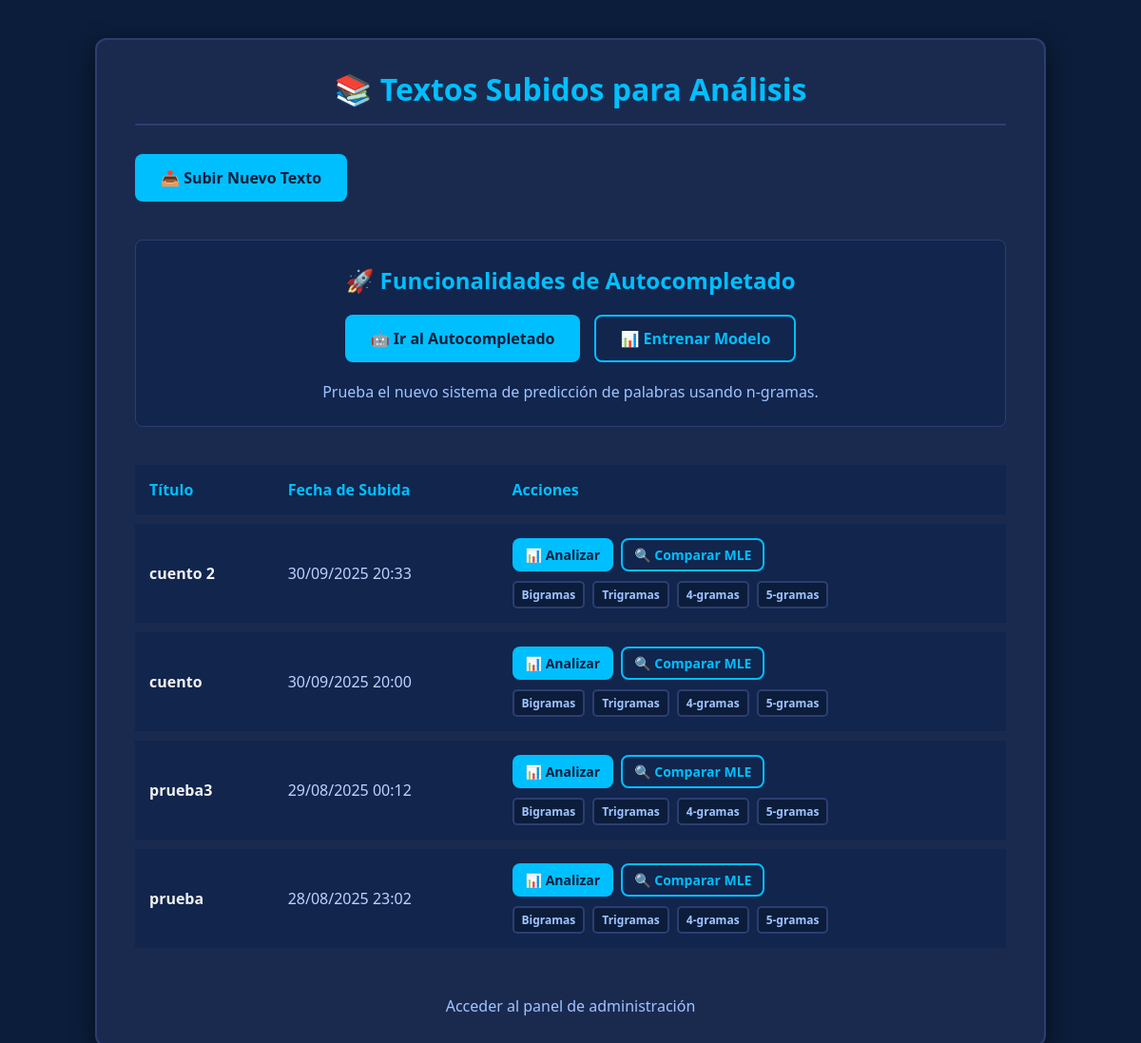
The page / on the database its author committed.
### analisis/models.py (models this page shows, shortened)
class TextoAnalizado(models.Model):
    titulo = models.CharField(max_length=200)
    archivo = models.FileField(upload_to='textos/')
    fecha_subida = models.DateTimeField(auto_now_add=True)

### analisis/views.py (the view)
# urls.py: path('', views.lista_textos, name='lista_textos'),
def lista_textos(request):
    textos = TextoAnalizado.objects.all().order_by('-fecha_subida')
    return render(request, 'lista.html', {'textos': textos})

### analisis/Templates/lista.html (shortened to what this page needs)
<!DOCTYPE html>
<html lang="es">
<head>
</head>
<body>
    <div class="container">
        <h1>📚 Textos Subidos para Análisis</h1>
        <a href="{% url 'subir_texto' %}" class="btn btn-primary">📤 Subir Nuevo Texto</a>
        <div class="feature-container">
            <h2>🚀 Funcionalidades de Autocompletado</h2>
            <div class="btn-group">
                <a href="{% url 'autocompletado' %}" class="btn btn-primary">🤖 Ir al Autocompletado</a>
                <a href="{% url 'entrenar_modelo' %}" class="btn btn-secondary">📊 Entrenar Modelo</a>
            </div>
            <p>Prueba el nuevo sistema de predicción de palabras usando n-gramas.</p>
        </div>
        {% if textos %}
        <table>
            <thead>
                <tr>
                    <th>Título</th>
                    <th>Fecha de Subida</th>
                    <th>Acciones</th>
                </tr>
            </thead>
            <tbody>
                {% for texto in textos %}
                <tr>
                    <td><strong>{{ texto.titulo }}</strong></td>
                    <td>{{ texto.fecha_subida|date:"d/m/Y H:i" }}</td>
                    <td>
                        <div class="action-cell">
                            <div class="action-group">
                                <a href="{% url 'analizar_texto' texto.id %}" class="btn btn-primary btn-small">📊 Analizar</a>
                                <a href="{% url 'comparar_probabilidades' texto.id %}" class="btn btn-secondary btn-small">🔍 Comparar MLE</a>
                            </div>
                            <div class="action-group">
                                <a href="{% url 'analizar_texto' texto.id %}?n_grama=2" class="btn btn-secondary btn-tag">Bigramas</a>
                                <a href="{% url 'analizar_texto' texto.id %}?n_grama=3" class="btn btn-secondary btn-tag">Trigramas</a>
                                <a href="{% url 'analizar_texto' texto.id %}?n_grama=4" class="btn btn-secondary btn-tag">4-gramas</a>
                                <a href="{% url 'analizar_texto' texto.id %}?n_grama=5" class="btn btn-secondary btn-tag">5-gramas</a>
                            </div>
                        </div>
                    </td>
                </tr>
                {% endfor %}
            </tbody>
        </table>
        {% else %}
        <div class="empty-state">
            <div>📝</div>
            <h3>No hay textos subidos todavía</h3>
            <p>Sube tu primer archivo de texto para comenzar el análisis.</p>
        </div>
        {% endif %}
        <a href="/admin/" class="admin-link">Acceder al panel de administración</a>
    </div>
</body>
</html>

### analisis/Templates/lista.html (style rules this page uses)
* { margin: 0; padding: 0; box-sizing: border-box; }
body { font-family: 'Segoe UI', Tahoma, Geneva, Verdana, sans-serif; margin: 0; padding: 40px 20px; background-color: #0b1d3a; color: #f0f0f0; }
.container { width: 100%; max-width: 1000px; margin: 0 auto; background: #1a2a4f; padding: 30px 40px; border-radius: 12px; border: 2px solid #2c3e70; box-shadow: 0 8px 25px rgba(0,0,0,0.5); }
h1 { color: #00bfff; text-align: center; margin-bottom: 30px; border-bottom: 2px solid #2c3e70; padding-bottom: 15px; }
.feature-container { text-align: center; margin: 40px 0 30px 0; padding: 25px; background-color: #11254d; border-radius: 8px; border: 1px solid #2c3e70; }
.feature-container h2 { color: #00bfff; margin-bottom: 20px; }
.feature-container .btn-group { display: flex; justify-content: center; gap: 15px; margin: 20px 0; flex-wrap: wrap; }
.feature-container p { color: #a0c4ff; }
.btn { display: inline-block; padding: 12px 25px; border-radius: 8px; text-decoration: none; font-weight: bold; transition: all 0.3s; border: 2px solid transparent; cursor: pointer; }
.btn-primary { color: #0b1d3a; background-color: #00bfff; }
.btn-secondary { background-color: transparent; color: #00bfff; border-color: #00bfff; }
.btn-small { padding: 6px 12px; font-size: 14px; }
.btn-tag { font-size: 12px; padding: 4px 8px; border-radius: 5px; color: #a0c4ff; background-color: #0b1d3a; border-color: #2c3e70; transition: all 0.3s; }
table { width: 100%; border-collapse: separate; border-spacing: 0 10px; margin-top: 20px; }
th, td { padding: 15px; text-align: left; }
th { color: #00bfff; font-size: 16px; }
td:nth-child(2) { color: #c0d0ff; }
tr { background-color: #11254d; border-radius: 8px; }
.action-cell { display: flex; flex-direction: column; gap: 10px; align-items: flex-start; }
.action-group { display: flex; gap: 8px; flex-wrap: wrap; align-items: center; }
.admin-link { display: block; text-align: center; margin-top: 40px; color: #a0c4ff; text-decoration: none; }

### rows shown on the page
TextoAnalizado: titulo "cuento 2", fecha_subida "30/09/2025 20:33"
TextoAnalizado: titulo "cuento", fecha_subida "30/09/2025 20:00"
TextoAnalizado: titulo "prueba3", fecha_subida "29/08/2025 00:12"
TextoAnalizado: titulo "prueba", fecha_subida "28/08/2025 23:02"
